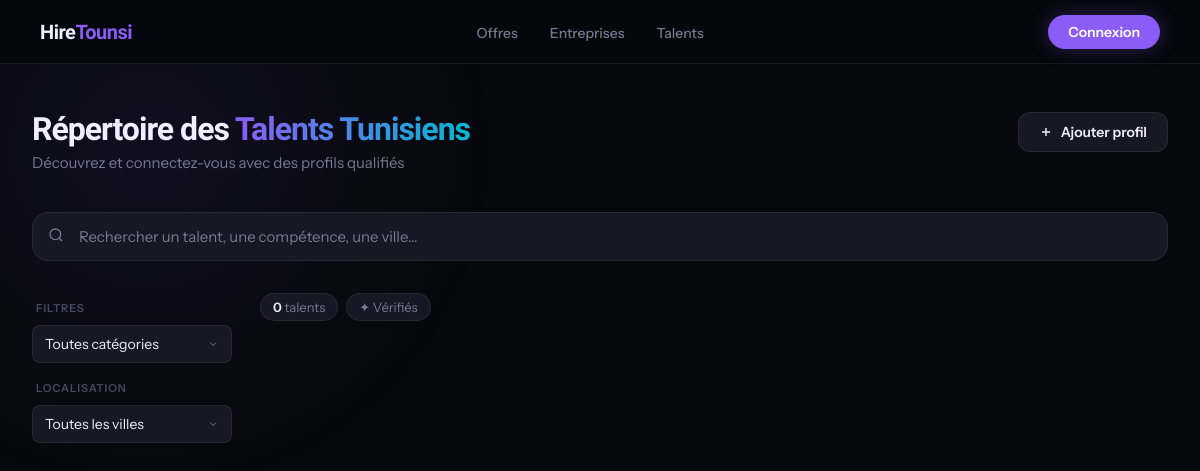
The page /talents.php on the database as committed earlier.
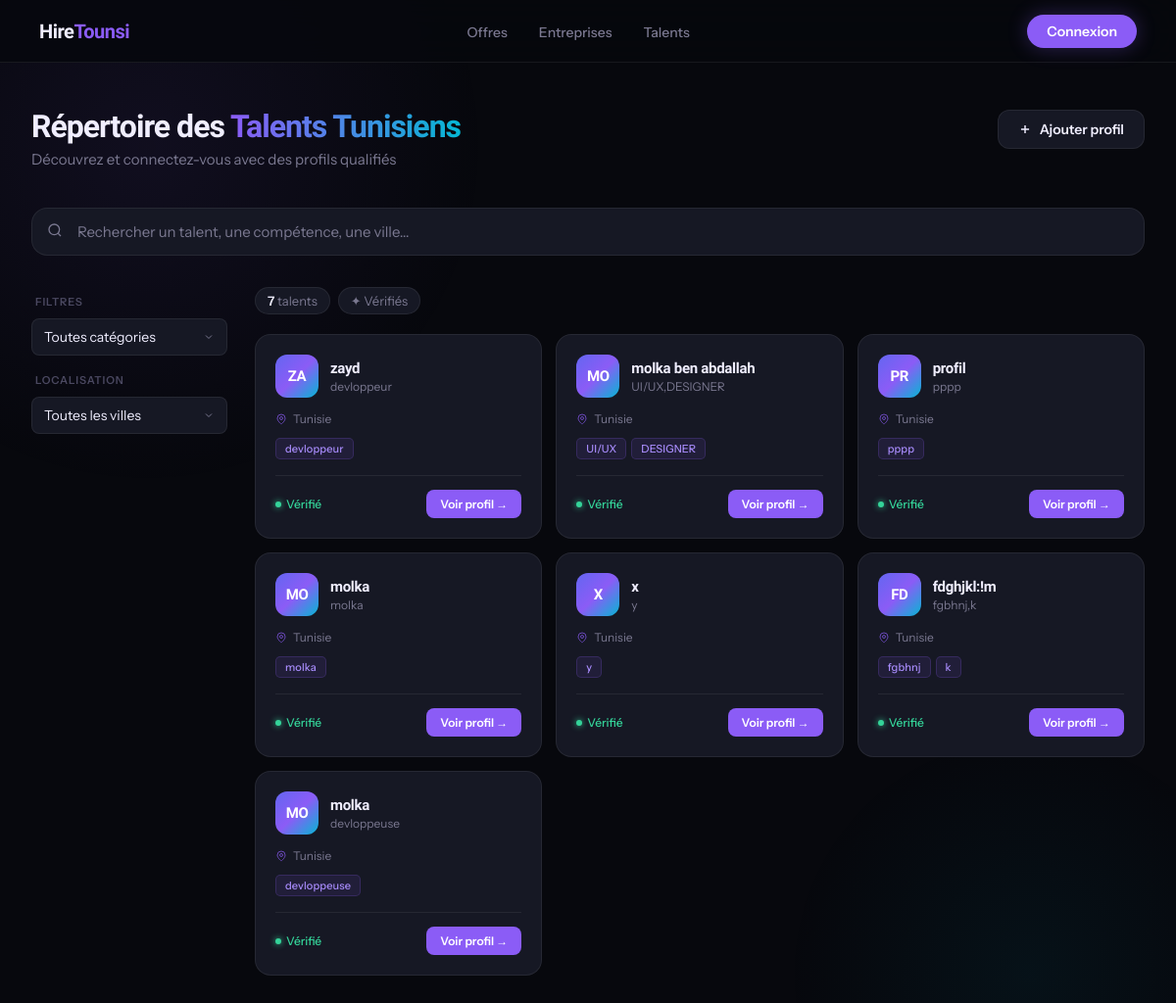
The same page on the database as committed later.
### tables this page shows
CREATE TABLE `talents` (
  `id` int(11) NOT NULL,
  `name` varchar(100) DEFAULT NULL,
  `skill` varchar(100) DEFAULT NULL,
  `description` text DEFAULT NULL,
  `status` varchar(20) DEFAULT 'pending',
  `user_id` int(11) DEFAULT NULL
);

### talents.php (the view, shortened to what this page needs)
<?php
include "config.php";
$stmt = $pdo->query("SELECT * FROM talents WHERE status='approved' ORDER BY id DESC");
$talents = $stmt->fetchAll();
?>
<!DOCTYPE html>
<html lang="fr">
<head>
</head>
<body>
<nav>
  <a href="index.html" class="nav-logo">Hire<span>Tounsi</span></a>
  <ul class="nav-links">
    <li><a href="#">Offres</a></li>
    <li><a href="#">Entreprises</a></li>
    <li><a href="#">Talents</a></li>
  </ul>
  <button class="btn-connect">Connexion</button>
</nav>
<main>
  <div class="page-header">
    <div class="page-header-text">
      <h2>Répertoire des <span>Talents Tunisiens</span></h2>
      <p>Découvrez et connectez-vous avec des profils qualifiés</p>
    </div>
    <a href="add_profile.php" class="btn-add">
      <svg width="14" height="14" viewBox="0 0 24 24" fill="none" stroke="currentColor" stroke-width="2.5"><path d="M12 5v14M5 12h14"/></svg>
      Ajouter profil
    </a>
  </div>
  <div class="search-wrapper">
    <span class="search-icon">
    </span>
    <input class="search-input" placeholder="Rechercher un talent, une compétence, une ville…">
  </div>
  <div class="layout">
    <div class="sidebar">
      <span class="sidebar-label">Filtres</span>
      <select class="filter-select">
        <option value="">Toutes catégories</option>
      </select>
      <span class="sidebar-label">Localisation</span>
      <select class="filter-select">
        <option value="">Toutes les villes</option>
      </select>
    </div>
    <div>
      <div class="stats-strip">
        <div class="stat-chip"><b><?= count($talents) ?></b> talents</div>
        <div class="stat-chip">✦ Vérifiés</div>
      </div>
      <div class="card-grid">
        <?php foreach($talents as $t): ?>
        <div class="card">
          <div class="card-top">
            <div class="avatar">
              <?= strtoupper(substr($t['name'], 0, 2)) ?>
            </div>
            <div>
              <div class="card-name"><?= htmlspecialchars($t['name']) ?></div>
              <div class="card-role"><?= htmlspecialchars($t['skill']) ?></div>
            </div>
          </div>
          <div class="card-location">
            <svg width="12" height="12" viewBox="0 0 24 24" fill="none" stroke="currentColor" stroke-width="2"><path d="M20 10c0 6-8 12-8 12s-8-6-8-12a8 8 0 0 1 16 0Z"/><circle cx="12" cy="10" r="3"/></svg>
            <?= htmlspecialchars($t['city'] ?? 'Tunisie') ?>
          </div>
          <div class="tags">
            <?php
              $skills = explode(",", $t['skill']);
              foreach(array_slice($skills, 0, 3) as $s):
            ?>
              <span class="tag"><?= htmlspecialchars(trim($s)) ?></span>
            <?php endforeach; ?>
          </div>
          <div class="card-footer">
            <div class="verified-badge">
              <span class="verified-dot"></span>
              Vérifié
            </div>
            <a href="profile.php?id=<?= $t['id'] ?>" class="btn-profile">Voir profil →</a>
          </div>
        </div>
        <?php endforeach; ?>
      </div>
    </div>
  </div>
</main>
</body>
</html>

Rows that differ between the two databases and show on the page:
added talents: name "ZA", name "zayd", skill "devloppeur", city "Tunisie"
added talents: name "MO", name "molka ben abdallah", skill "UI/UX,DESIGNER", city "Tunisie", skill "UI/UX", skill "DESIGNER", shown under "Répertoire des Talents Tunisiens"
added talents: name "PR", name "profil", skill "pppp", city "Tunisie"
added talents: name "MO", name "molka", skill "molka", city "Tunisie"
added talents: name "X", name "x", skill "y", city "Tunisie"
added talents: name "FD", name "fdghjkl:!m", skill "fgbhnj,k", city "Tunisie", skill "fgbhnj", skill "k", shown under "Répertoire des Talents Tunisiens"
added talents: name "MO", name "molka", skill "devloppeuse", city "Tunisie"
Other text that changed with them:
count($talents): "0" → "7"
